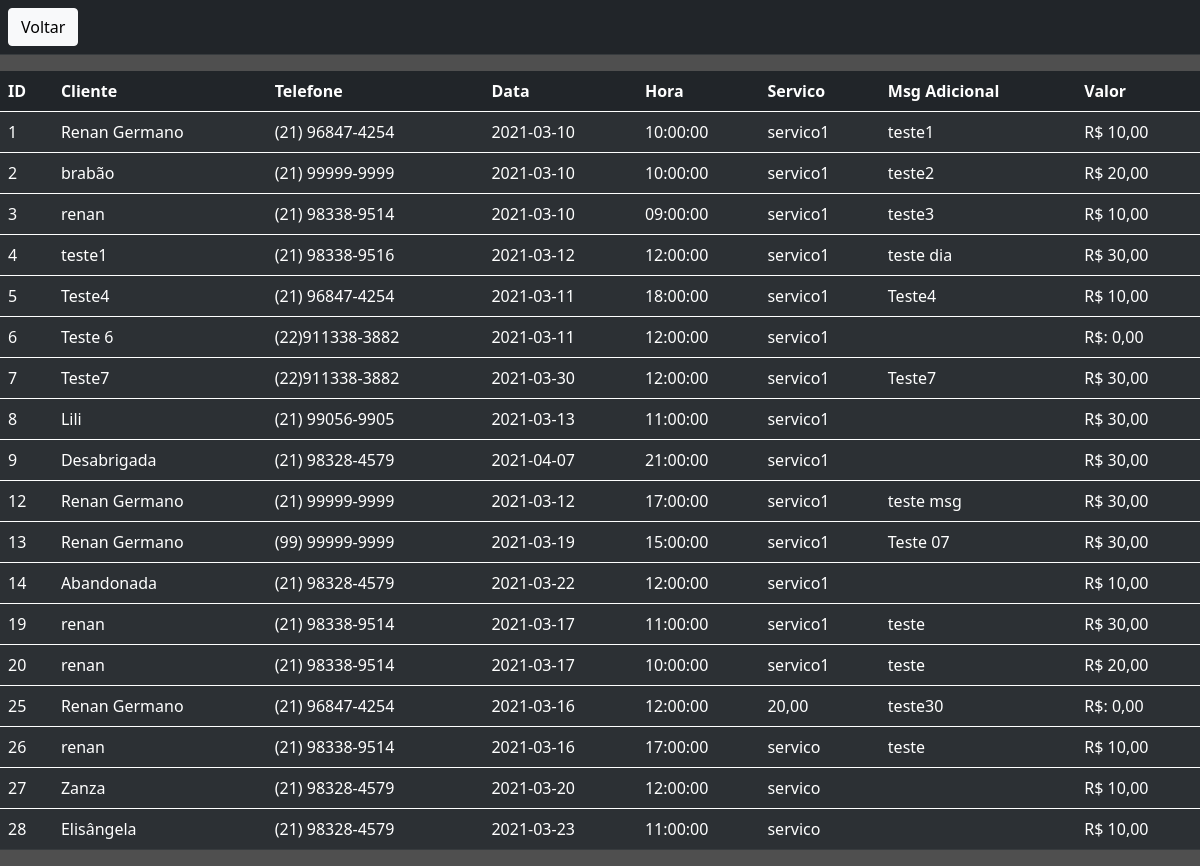
The app's page /ProAgendaV1/ligaBD4.php with its own data.
### tables this page shows
CREATE TABLE `cliente` (
  `id` int(11) NOT NULL,
  `nome` varchar(220) NOT NULL,
  `telefone` varchar(220) NOT NULL,
  `datas` date NOT NULL,
  `hora` time NOT NULL,
  `servico` varchar(220) NOT NULL,
  `info` varchar(220) NOT NULL,
  `valor` varchar(220) NOT NULL
);

### ProAgendaV1/ligaBD4.php (the view, shortened to what this page needs)
<!doctype html>
<html lang="en">
  <head>
    <link href="https://cdn.jsdelivr.net/npm/bootstrap@5.0.0-beta2/dist/css/bootstrap.min.css" rel="stylesheet">
  </head >
  <body>
  <table class="table table-dark table-striped">
  <thead>
    <tr>
      <th scope="col"><a href="index.php"><button type="button" class="btn btn-light">Voltar</button></a></th>
  </thead>
    <table class="table table-dark table-striped" >
        <thead >
            <tr>
                <th>ID </th>
                <th>Cliente</th>
                <th>Telefone </th>
                <th>Data </th>
                <th>Hora</th>
                <th>Servico </th>
                <th>Msg Adicional </th>
                <th>Valor</th>
            </tr>
        </thead>
        <?php
        include_once("conn.php");
        $sql = "SELECT * from cliente;";
        $rs = mysqli_query($conn,$sql) or die("Erro ao executar a consulta" . mysqli_error($conn));
        while($dados = mysqli_fetch_assoc($rs)){
        ?>
        <tbody>
            <tr>
                <td><?=$dados["id"]?></td>
                <td><?=$dados["nome"]?></td>
                <td><?=$dados["telefone"]?></td>
                <td><?=$dados["datas"]?></td>
                <td><?=$dados["hora"]?></td>
                <td><?=$dados["servico"]?></td>
                <td><?=$dados["info"]?></td>
                <td><?=$dados["valor"]?></td>
            </tr>
            <?php
             }
            ?>
        </tbody>
    </table>
  </body>
</html>

### ProAgendaV1/ligaBD4.php (style rules this page uses)
body { background-color: #4F4F4F; background-size: cover; background-position: center; margin: 0em auto; }

### records on screen
cliente: id "1", nome "Renan Germano", telefone "(21) 96847-4254", datas "2021-03-10", hora "10:00:00", servico "servico1", info "teste1", valor "R$ 10,00"
cliente: id "2", nome "brabão", telefone "(21) 99999-9999", datas "2021-03-10", hora "10:00:00", servico "servico1", info "teste2", valor "R$ 20,00"
cliente: id "3", nome "renan", telefone "(21) 98338-9514", datas "2021-03-10", hora "09:00:00", servico "servico1", info "teste3", valor "R$ 10,00"
cliente: id "4", nome "teste1", telefone "(21) 98338-9516", datas "2021-03-12", hora "12:00:00", servico "servico1", info "teste dia", valor "R$ 30,00"
cliente: id "5", nome "Teste4", telefone "(21) 96847-4254", datas "2021-03-11", hora "18:00:00", servico "servico1", info "Teste4", valor "R$ 10,00"
cliente: id "6", nome "Teste 6", telefone "(22)911338-3882", datas "2021-03-11", hora "12:00:00", servico "servico1", valor "R$: 0,00"
cliente: id "7", nome "Teste7", telefone "(22)911338-3882", datas "2021-03-30", hora "12:00:00", servico "servico1", info "Teste7", valor "R$ 30,00"
cliente: id "8", nome "Lili", telefone "(21) 99056-9905", datas "2021-03-13", hora "11:00:00", servico "servico1", valor "R$ 30,00"
cliente: id "9", nome "Desabrigada", telefone "(21) 98328-4579", datas "2021-04-07", hora "21:00:00", servico "servico1", valor "R$ 30,00"
cliente: id "12", nome "Renan Germano", telefone "(21) 99999-9999", datas "2021-03-12", hora "17:00:00", servico "servico1", info "teste msg", valor "R$ 30,00"
cliente: id "13", nome "Renan Germano", telefone "(99) 99999-9999", datas "2021-03-19", hora "15:00:00", servico "servico1", info "Teste 07", valor "R$ 30,00"
cliente: id "14", nome "Abandonada", telefone "(21) 98328-4579", datas "2021-03-22", hora "12:00:00", servico "servico1", valor "R$ 10,00"
cliente: id "19", nome "renan", telefone "(21) 98338-9514", datas "2021-03-17", hora "11:00:00", servico "servico1", info "teste", valor "R$ 30,00"
cliente: id "20", nome "renan", telefone "(21) 98338-9514", datas "2021-03-17", hora "10:00:00", servico "servico1", info "teste", valor "R$ 20,00"
cliente: id "25", nome "Renan Germano", telefone "(21) 96847-4254", datas "2021-03-16", hora "12:00:00", servico "20,00", info "teste30", valor "R$: 0,00"
cliente: id "26", nome "renan", telefone "(21) 98338-9514", datas "2021-03-16", hora "17:00:00", servico "servico", info "teste", valor "R$ 10,00"
cliente: id "27", nome "Zanza", telefone "(21) 98328-4579", datas "2021-03-20", hora "12:00:00", servico "servico", valor "R$ 10,00"
cliente: id "28", nome "Elisângela", telefone "(21) 98328-4579", datas "2021-03-23", hora "11:00:00", servico "servico", valor "R$ 10,00"
